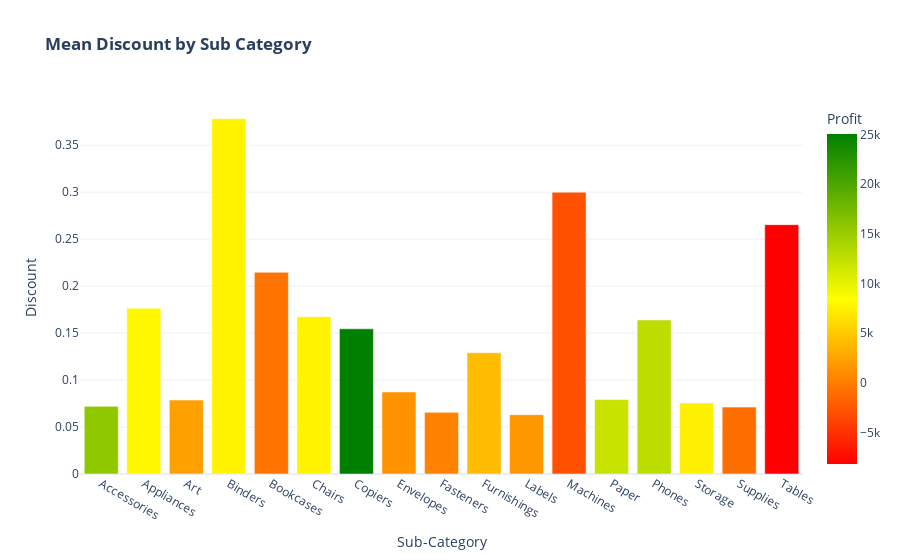

Source (notebook cell):
### Code cell
# Create Chart
fig = px.bar(data_discount,
             x=data_discount.index,
             y='Discount',
             color='Profit',
             color_continuous_scale=['red','yellow','green'],
             template = template_style,
             title = '<b>Mean Discount by Sub Category</b>')

# Display Plot
fig.show()

# Export Chart to HTML

### Figure 1 — Plotly figure (JSON) as saved in the notebook; plotly's stock layout.template omitted (floating-point values rounded to 4 significant figures)
{"data": [{"alignmentgroup": "True", "hovertemplate": "Sub-Category=%{x}<br>Discount=%{y}<br>Profit=%{marker.color}<extra></extra>", "legendgroup": "", "marker": {"color": [15670.0, 7865.0, 2222.0, 7670.0, -583.6, 7644.0, 25030.0, 1442.0, 304.9, 4099.0, 1745.0, -2869.0, 12040.0, 12850.0, 7403.0, -955.3, -8141.0], "coloraxis": "coloraxis"}, "name": "", "offsetgroup": "", "orientation": "v", "showlegend": false, "textposition": "auto", "type": "bar", "x": ["Accessories", "Appliances", "Art", "Binders", "Bookcases", "Chairs", "Copiers", "Envelopes", "Fasteners", "Furnishings", "Labels", "Machines", "Paper", "Phones", "Storage", "Supplies", "Tables"], "xaxis": "x", "y": [0.072, 0.1764, 0.07872, 0.3782, 0.2147, 0.1674, 0.1545, 0.08732, 0.06563, 0.1291, 0.06316, 0.3, 0.0793, 0.1639, 0.07569, 0.07119, 0.2654], "yaxis": "y"}], "layout": {"barmode": "relative", "coloraxis": {"colorbar": {"title": {"text": "Profit"}}, "colorscale": [[0, "red"], [0.5, "yellow"], [1, "green"]]}, "legend": {"tracegroupgap": 0}, "title": {"text": "<b>Mean Discount by Sub Category</b>"}, "xaxis": {"anchor": "y", "domain": [0, 1], "title": {"text": "Sub-Category"}}, "yaxis": {"anchor": "x", "domain": [0, 1], "title": {"text": "Discount"}}}}
